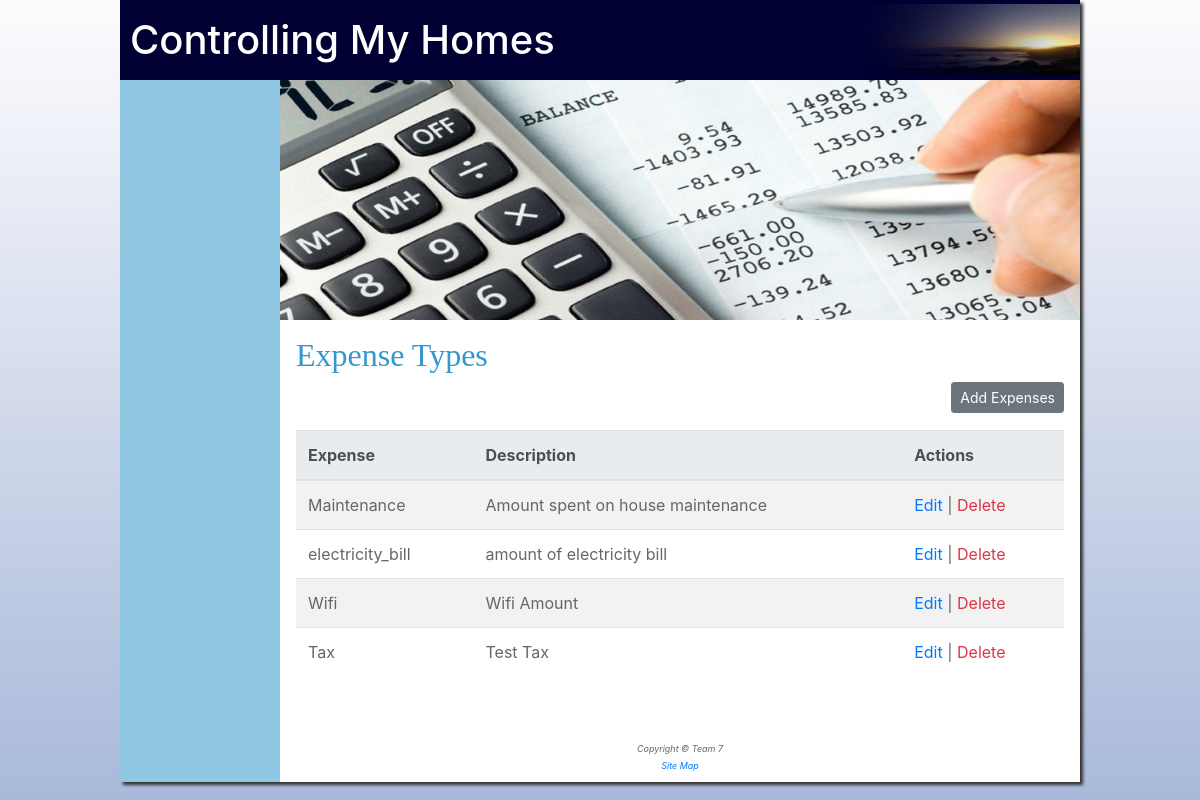
Page /index.php/expensetypes/getExpenseTypes on the committed database.
### tables this page shows
CREATE TABLE `expense_types` (
  `type_id` int(11) NOT NULL,
  `type_name` varchar(25) NOT NULL,
  `description` varchar(250) NOT NULL,
  `is_active` tinyint(1) NOT NULL,
  `created_by` int(11) NOT NULL,
  `created_date` date NOT NULL,
  `modified_by` int(11) NOT NULL,
  `modified_date` date NOT NULL
);

### application/controllers/expensetypes.php (called while the page is built, shortened)
<?php
class expensetypes extends CI_Controller {
    public function __construct()
    {
        $this->load->helper('utility');
        $this->load->helper('security');
       $this->load->library(array('form_validation','session'));
        $this->load->helper(array('url','html','form'));
        $this->load->model('expensetypes_model');
    }
 public function getExpenseTypes()
 {
    $data['expense_types']= $this->expensetypes_model->fetch_expensetypes();
    $this->load->view('expensetypes_view',$data);
}
}
?>

### index.php (called while the page is built, shortened)
<?php
require_once BASEPATH.'core/CodeIgniter.php';

### application/models/expensetypes_model.php (called while the page is built, shortened)
<?php if ( ! defined('BASEPATH')) exit('No direct script access allowed');
class expensetypes_model extends CI_Model {
 public function fetch_expensetypes()
 {
   $this->db->where('is_active', '1');
   $query = $this->db->get('expense_types');
   if($query->num_rows() > 0){
    $expensetypes = $query->result_array();
    return $expensetypes;
}else{
    return false;
}
}
}

### application/views/expensetypes_view.php (the view, shortened to what this page needs)
<!DOCTYPE html>
<html lang="en">
<head>
    <link rel="stylesheet" href="https://maxcdn.bootstrapcdn.com/bootstrap/4.0.0/css/bootstrap.min.css"
>
    <link href="<?php echo base_url(); ?>assets/css/toastr.css" rel="stylesheet"/>
    <link rel = "stylesheet" type = "text/css"
         href = "<?php echo css_url(); ?>">
</head>
<body id="wrapper">
    <section class="row">
        <div id="nav-div" class="col-xs-12 col-md-3 col-lg-2">
    </div>
    <div class="col-xs-12 col-md-9 col-lg-10">
       <img class="my-img" src="<?php echo base_url(); ?>assets/images/expenses.jpg" alt="expenses" >
       <section class="p-20">
        <article>
            <h2 class="my-h2">Expense Types</h2>
            <a href=<?php echo site_url('expensetypes/addexpensetypes');  ?> class="btn btn-sm float-right btn-secondary">Add Expenses</a><br><br>
            <div class="table-responsive">
                <table class="table table-striped table-hover">
                    <thead class="thead-light">
                        <tr>
                            <th>Expense</th>
                            <th>Description</th>
                            <th>Actions</th>
                        </tr>
                    </thead>
                    <tbody>
                        <?php
                        foreach($expense_types as $row):
                          echo "<tr>";
                          echo '<td>'.$row['type_name'].'</td>';
                          echo  '<td>'.$row['description'].'</td>';
                          echo '<td>
                          <a href="'.site_url('expensetypes/editExpenseTypes/').$row['type_id'].'">Edit</a> |
                          <a class="text-danger" href="'.site_url('expensetypes/deleteExpenseTypes/').$row['type_id'].'">Delete</a>
                          </td>';
                          echo "</tr>";
                      endforeach;
                      ?>
                </tbody>
            </table>
        </div>
    </article>
</section>
<br/>
        </div>
    </section>
</body>
</html>

### assets/css/pacific.css (style rules this page uses)
html { background-image: url(../images/background.jpg); background-repeat: repeat-x; font-family: Verdana, Arial, sans-serif; }
#wrapper { width: 80%; margin: 0px; margin-left: 10%; margin-right: 10%; box-shadow: 3px 3px 3px #333333; }
body { background-color: #ffffff; color: #666666; }
.row { padding: 0px; margin-left: 0px !important; margin-right: 0px !important }
.row div { padding: 0px; }
.my-h2 { color: #3399cc; font-family: Georgia, serif !important; margin-top: 0px; }
#nav-div { background-color: #90c7e3; }
.my-img { width: 100%; }
section { padding: 2%; }
.p-20 { padding: 2% !important; }

### rows in the picture
expense_types: type_name "Maintenance", description "Amount spent on house maintenance"
expense_types: type_name "electricity_bill", description "amount of electricity bill"
expense_types: type_name "Wifi", description "Wifi Amount"
expense_types: type_name "Tax", description "Test Tax"
